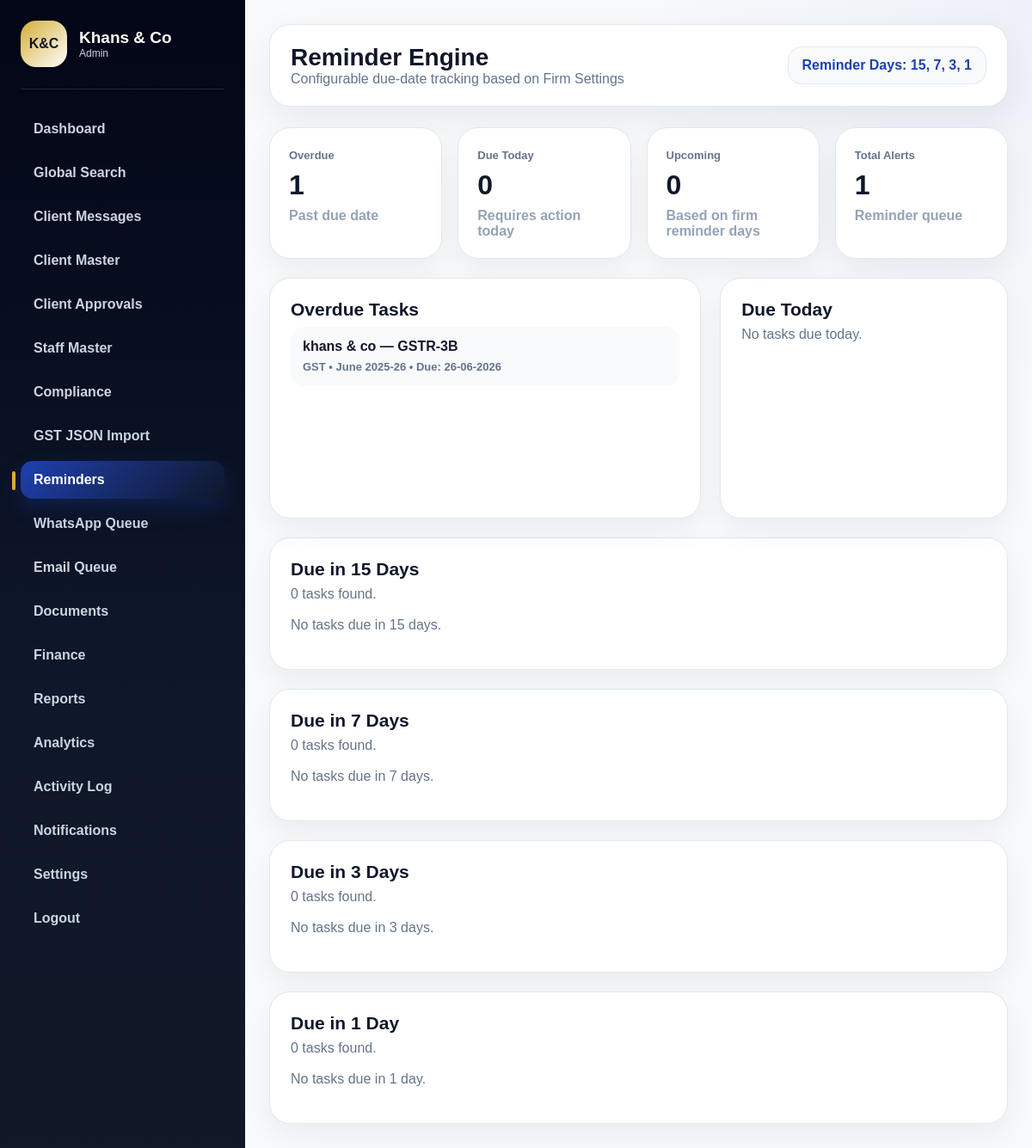
The page /admin/reminders (signed in) on the database as committed earlier.
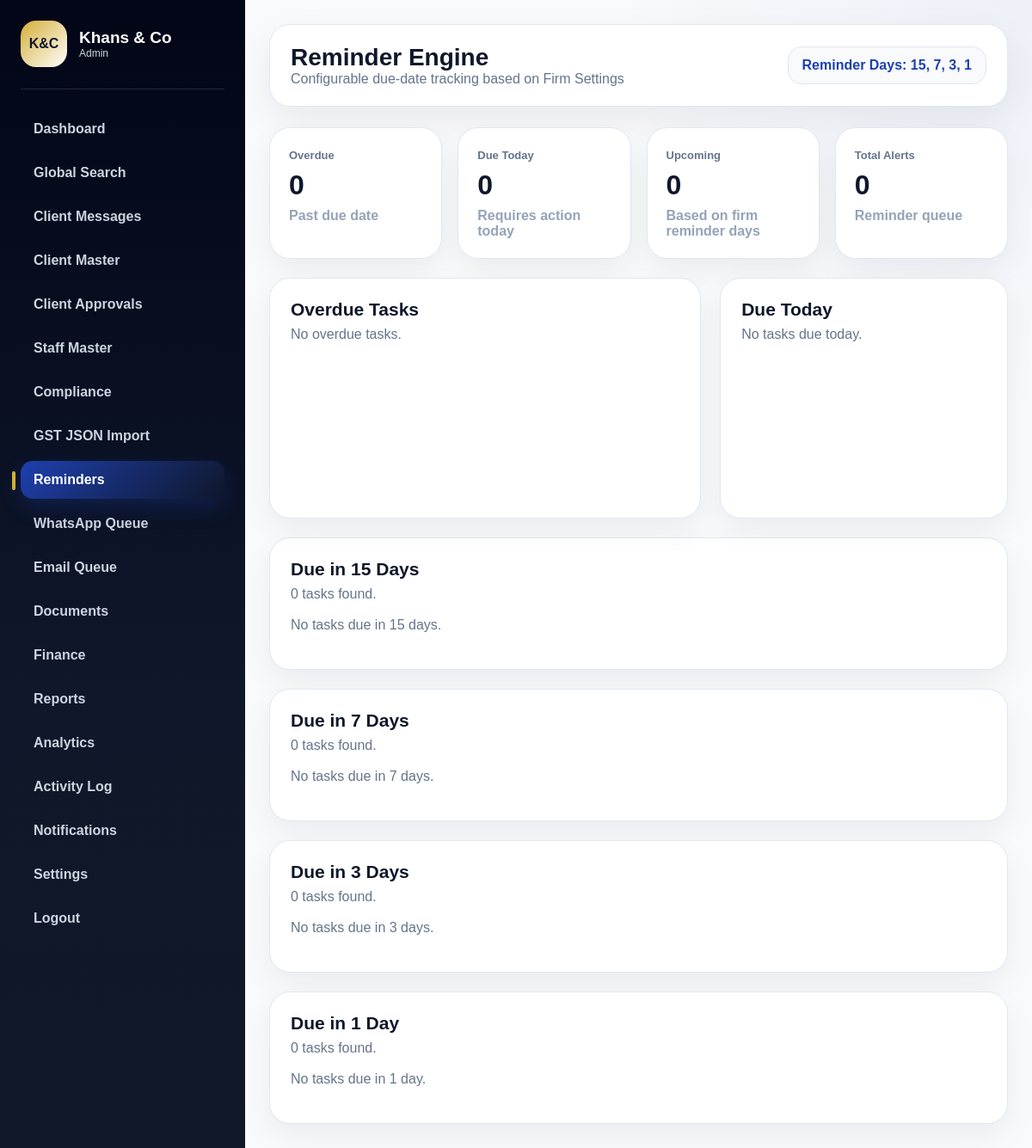
The same page on the database as committed later.
### app/database/models.py (models this page shows)
class ComplianceTask(db.Model):
    __tablename__ = "compliance_tasks"
    id = db.Column(db.Integer, primary_key=True)
    client_id = db.Column(db.Integer, db.ForeignKey("clients.id"), nullable=False, index=True)
    compliance_type = db.Column(db.String(50), nullable=False, default="GST")
    form_name = db.Column(db.String(50), nullable=False)
    period_month = db.Column(db.String(20), nullable=True)
    period_year = db.Column(db.String(10), nullable=True)
    due_date = db.Column(db.Date, nullable=True)
    filing_date = db.Column(db.Date, nullable=True)
    status = db.Column(db.String(30), nullable=False, default="pending")
    arn = db.Column(db.String(100), nullable=True)
    assigned_staff = db.Column(db.String(120), nullable=True)
    notes = db.Column(db.Text, nullable=True)
    whatsapp_sent = db.Column(db.Boolean, default=False)
    whatsapp_sent_at = db.Column(db.DateTime, nullable=True)
    whatsapp_sent_by = db.Column(db.String(120), nullable=True)
    email_sent = db.Column(db.Boolean, default=False)
    email_sent_at = db.Column(db.DateTime, nullable=True)
    email_sent_by = db.Column(db.String(120), nullable=True)
    created_at = db.Column(db.DateTime, default=datetime.utcnow)
    client = db.relationship("Client", backref="compliance_tasks")

class Client(db.Model):
    __tablename__ = "clients"
    id = db.Column(db.Integer, primary_key=True)
    client_code = db.Column(db.String(30), unique=True, nullable=False, index=True)
    business_name = db.Column(db.String(150), nullable=False)
    client_name = db.Column(db.String(120), nullable=False)
    mobile = db.Column(db.String(20), nullable=True)
    email = db.Column(db.String(150), nullable=True)
    gstin = db.Column(db.String(20), nullable=True, index=True)
    pan = db.Column(db.String(20), nullable=True, index=True)
    constitution = db.Column(db.String(80), nullable=True)
    registration_type = db.Column(db.String(80), nullable=True)
    return_frequency = db.Column(db.String(40), nullable=True)
    address = db.Column(db.Text, nullable=True)
    city = db.Column(db.String(80), nullable=True)
    state = db.Column(db.String(80), nullable=True)
    pincode = db.Column(db.String(10), nullable=True)
    status = db.Column(db.String(30), nullable=False, default="active")
    assigned_staff = db.Column(db.String(120), nullable=True)
    created_at = db.Column(db.DateTime, default=datetime.utcnow)
    documents = db.relationship("ClientDocument", backref="client", cascade="all, delete-orphan")

### app/admin/reminder_routes.py (the view)
@admin_bp.route("/reminders")
@require_compliance_management
def reminders():
    summary = get_reminder_summary()
    return render_template("admin/reminders.html", summary=summary)

### app/__init__.py (called while the page is built)
def create_app():
    app = Flask(__name__, template_folder="templates", static_folder="static")
    app.config.from_object(Config)
    db.init_app(app)
    migrate.init_app(app, db)
    init_validation_hooks(app)
    @app.context_processor
    def inject_notification_count():
        try:
            unread_notifications_count = Notification.query.filter_by(is_read=False).count()
        except Exception:
            unread_notifications_count = 0
        return dict(unread_notifications_count=unread_notifications_count)
    from app.auth.routes import auth_bp
    from app.admin.routes import admin_bp
    from app.client.routes import client_bp
    app.register_blueprint(auth_bp)
    app.register_blueprint(admin_bp)
    app.register_blueprint(client_bp)
    return app

### app/services/reminder_service.py (called while the page is built)
def get_firm_reminder_days():
    settings = FirmSettings.query.first()
    if not settings or not settings.reminder_days:
        return [15, 7, 3, 1]
    days = []
    for item in settings.reminder_days.split(","):
        item = item.strip()
        if item.isdigit():
            days.append(int(item))
    return days or [15, 7, 3, 1]

### app/templates/admin/reminders.html
{% extends "shared/base.html" %}
{% block body %}
<div class="app-layout">
    {% include "shared/admin_sidebar.html" %}
    <main class="main">
        <header class="topbar">
            <div>
                <h1>Reminder Engine</h1>
                <p>Configurable due-date tracking based on Firm Settings</p>
            </div>
            <div class="profile">Reminder Days: {{ summary.reminder_days|join(", ") }}</div>
        </header>
        <section class="metrics">
            <div class="card danger">
                <span>Overdue</span>
                <h2>{{ summary.overdue_count }}</h2>
                <p>Past due date</p>
            </div>
            <div class="card warning">
                <span>Due Today</span>
                <h2>{{ summary.due_today_count }}</h2>
                <p>Requires action today</p>
            </div>
            <div class="card">
                <span>Upcoming</span>
                <h2>{{ summary.upcoming_count }}</h2>
                <p>Based on firm reminder days</p>
            </div>
            <div class="card success">
                <span>Total Alerts</span>
                <h2>{{ summary.overdue_count + summary.due_today_count + summary.upcoming_count }}</h2>
                <p>Reminder queue</p>
            </div>
        </section>
        <section class="panels">
            <div class="panel large">
                <h3>Overdue Tasks</h3>
                {% for task in summary.overdue %}
                    <div class="mini-list-item">
                        <strong>{{ task.client.business_name }} — {{ task.form_name }}</strong>
                        <span>{{ task.compliance_type }} • {{ task.period_month or "-" }} {{ task.period_year or "" }} • Due: {{ task.due_date.strftime("%d-%m-%Y") }}</span>
                    </div>
                {% else %}
                    <p>No overdue tasks.</p>
                {% endfor %}
            </div>
            <div class="panel">
                <h3>Due Today</h3>
                {% for task in summary.due_today %}
                    <div class="mini-list-item">
                        <strong>{{ task.client.business_name }} — {{ task.form_name }}</strong>
                        <span>{{ task.compliance_type }} • {{ task.period_month or "-" }} {{ task.period_year or "" }}</span>
                    </div>
                {% else %}
                    <p>No tasks due today.</p>
                {% endfor %}
            </div>
        </section>
        {% for group in summary.upcoming_groups %}
        <section class="panel approval-history">
            <h3>Due in {{ group.days }} Day{{ "" if group.days == 1 else "s" }}</h3>
            <p>{{ group.count }} task{{ "" if group.count == 1 else "s" }} found.</p>
            {% for task in group.tasks %}
                <div class="mini-list-item">
                    <strong>{{ task.client.business_name }} — {{ task.form_name }}</strong>
                    <span>{{ task.compliance_type }} • {{ task.period_month or "-" }} {{ task.period_year or "" }} • Due: {{ task.due_date.strftime("%d-%m-%Y") }}</span>
                </div>
            {% else %}
                <p>No tasks due in {{ group.days }} day{{ "" if group.days == 1 else "s" }}.</p>
            {% endfor %}
        </section>
        {% endfor %}
    </main>
</div>
{% endblock %}

Rows that differ between the two databases and show on the page:
removed ComplianceTask: client.business_name "khans & co", form_name "GSTR-3B", compliance_type "GST", period_month "June", period_year "2025-26", due_date "26-06-2026"
Other text that changed with them:
{{ summary.overdue_count }}: "1" → "0"
text no longer shown: "1"
text now shown: "0 No overdue tasks."
